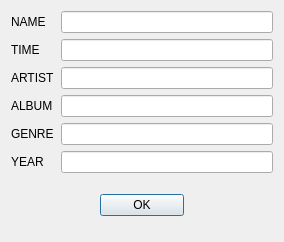
<?xml version="1.0" encoding="UTF-8"?>
<ui version="4.0">
 <class>DialogMetadata</class>
 <widget class="QDialog" name="DialogMetadata">
  <property name="geometry">
   <rect>
    <x>0</x>
    <y>0</y>
    <width>284</width>
    <height>242</height>
   </rect>
  </property>
  <property name="windowTitle">
   <string>UPDATE METADATA</string>
  </property>
  <layout class="QVBoxLayout" name="verticalLayout">
   <item>
    <layout class="QFormLayout" name="formLayout">
     <item row="0" column="0">
      <widget class="QLabel" name="label_6">
       <property name="text">
        <string>NAME</string>
       </property>
      </widget>
     </item>
     <item row="0" column="1">
      <widget class="QLineEdit" name="name">
       <property name="palette">
        <palette>
         <active>
          <colorrole role="Text">
           <brush brushstyle="SolidPattern">
            <color alpha="255">
             <red>0</red>
             <green>0</green>
             <blue>0</blue>
            </color>
           </brush>
          </colorrole>
         </active>
         <inactive>
          <colorrole role="Text">
           <brush brushstyle="SolidPattern">
            <color alpha="255">
             <red>0</red>
             <green>0</green>
             <blue>0</blue>
            </color>
           </brush>
          </colorrole>
         </inactive>
         <disabled>
          <colorrole role="Text">
           <brush brushstyle="SolidPattern">
            <color alpha="63">
             <red>0</red>
             <green>0</green>
             <blue>0</blue>
            </color>
           </brush>
          </colorrole>
         </disabled>
        </palette>
       </property>
       <property name="text">
        <string> </string>
       </property>
      </widget>
     </item>
     <item row="1" column="0">
      <widget class="QLabel" name="label_2">
       <property name="text">
        <string>TIME</string>
       </property>
      </widget>
     </item>
     <item row="1" column="1">
      <widget class="QLineEdit" name="time">
       <property name="palette">
        <palette>
         <active>
          <colorrole role="Text">
           <brush brushstyle="SolidPattern">
            <color alpha="255">
             <red>0</red>
             <green>0</green>
             <blue>0</blue>
            </color>
           </brush>
          </colorrole>
         </active>
         <inactive>
          <colorrole role="Text">
           <brush brushstyle="SolidPattern">
            <color alpha="255">
             <red>0</red>
             <green>0</green>
             <blue>0</blue>
            </color>
           </brush>
          </colorrole>
         </inactive>
         <disabled>
          <colorrole role="Text">
           <brush brushstyle="SolidPattern">
            <color alpha="63">
             <red>0</red>
             <green>0</green>
             <blue>0</blue>
            </color>
           </brush>
          </colorrole>
         </disabled>
        </palette>
       </property>
       <property name="text">
        <string> </string>
       </property>
      </widget>
     </item>
     <item row="2" column="0">
      <widget class="QLabel" name="label_5">
       <property name="text">
        <string>ARTIST</string>
       </property>
      </widget>
     </item>
     <item row="2" column="1">
      <widget class="QLineEdit" name="artist">
       <property name="palette">
        <palette>
         <active>
          <colorrole role="Text">
           <brush brushstyle="SolidPattern">
            <color alpha="255">
             <red>0</red>
             <green>0</green>
             <blue>0</blue>
            </color>
           </brush>
          </colorrole>
         </active>
         <inactive>
          <colorrole role="Text">
           <brush brushstyle="SolidPattern">
            <color alpha="255">
             <red>0</red>
             <green>0</green>
             <blue>0</blue>
            </color>
           </brush>
          </colorrole>
         </inactive>
         <disabled>
          <colorrole role="Text">
           <brush brushstyle="SolidPattern">
            <color alpha="63">
             <red>0</red>
             <green>0</green>
             <blue>0</blue>
            </color>
           </brush>
          </colorrole>
         </disabled>
        </palette>
       </property>
       <property name="text">
        <string> </string>
       </property>
      </widget>
     </item>
     <item row="3" column="0">
      <widget class="QLabel" name="label_4">
       <property name="text">
        <string>ALBUM</string>
       </property>
      </widget>
     </item>
     <item row="3" column="1">
      <widget class="QLineEdit" name="album">
       <property name="palette">
        <palette>
         <active>
          <colorrole role="Text">
           <brush brushstyle="SolidPattern">
            <color alpha="255">
             <red>0</red>
             <green>0</green>
             <blue>0</blue>
            </color>
           </brush>
          </colorrole>
         </active>
         <inactive>
          <colorrole role="Text">
           <brush brushstyle="SolidPattern">
            <color alpha="255">
             <red>0</red>
             <green>0</green>
             <blue>0</blue>
            </color>
           </brush>
          </colorrole>
         </inactive>
         <disabled>
          <colorrole role="Text">
           <brush brushstyle="SolidPattern">
            <color alpha="63">
             <red>0</red>
             <green>0</green>
             <blue>0</blue>
            </color>
           </brush>
          </colorrole>
         </disabled>
        </palette>
       </property>
       <property name="text">
        <string> </string>
       </property>
      </widget>
     </item>
     <item row="4" column="0">
      <widget class="QLabel" name="label_3">
       <property name="text">
        <string>GENRE</string>
       </property>
      </widget>
     </item>
     <item row="4" column="1">
      <widget class="QLineEdit" name="genre">
       <property name="palette">
        <palette>
         <active>
          <colorrole role="Text">
           <brush brushstyle="SolidPattern">
            <color alpha="255">
             <red>0</red>
             <green>0</green>
             <blue>0</blue>
            </color>
           </brush>
          </colorrole>
         </active>
         <inactive>
          <colorrole role="Text">
           <brush brushstyle="SolidPattern">
            <color alpha="255">
             <red>0</red>
             <green>0</green>
             <blue>0</blue>
            </color>
           </brush>
          </colorrole>
         </inactive>
         <disabled>
          <colorrole role="Text">
           <brush brushstyle="SolidPattern">
            <color alpha="63">
             <red>0</red>
             <green>0</green>
             <blue>0</blue>
            </color>
           </brush>
          </colorrole>
         </disabled>
        </palette>
       </property>
       <property name="text">
        <string> </string>
       </property>
      </widget>
     </item>
     <item row="5" column="0">
      <widget class="QLabel" name="label">
       <property name="text">
        <string>YEAR</string>
       </property>
      </widget>
     </item>
     <item row="5" column="1">
      <widget class="QLineEdit" name="year">
       <property name="palette">
        <palette>
         <active>
          <colorrole role="Text">
           <brush brushstyle="SolidPattern">
            <color alpha="255">
             <red>0</red>
             <green>0</green>
             <blue>0</blue>
            </color>
           </brush>
          </colorrole>
         </active>
         <inactive>
          <colorrole role="Text">
           <brush brushstyle="SolidPattern">
            <color alpha="255">
             <red>0</red>
             <green>0</green>
             <blue>0</blue>
            </color>
           </brush>
          </colorrole>
         </inactive>
         <disabled>
          <colorrole role="Text">
           <brush brushstyle="SolidPattern">
            <color alpha="63">
             <red>0</red>
             <green>0</green>
             <blue>0</blue>
            </color>
           </brush>
          </colorrole>
         </disabled>
        </palette>
       </property>
       <property name="text">
        <string> </string>
       </property>
      </widget>
     </item>
    </layout>
   </item>
   <item>
    <layout class="QHBoxLayout" name="horizontalLayout">
     <item>
      <widget class="QLabel" name="label_8">
       <property name="text">
        <string>                  </string>
       </property>
      </widget>
     </item>
     <item>
      <widget class="QPushButton" name="okButton">
       <property name="text">
        <string>OK</string>
       </property>
      </widget>
     </item>
     <item>
      <widget class="QLabel" name="label_7">
       <property name="text">
        <string>                  </string>
       </property>
      </widget>
     </item>
    </layout>
   </item>
  </layout>
 </widget>
 <resources/>
 <connections/>
</ui>
